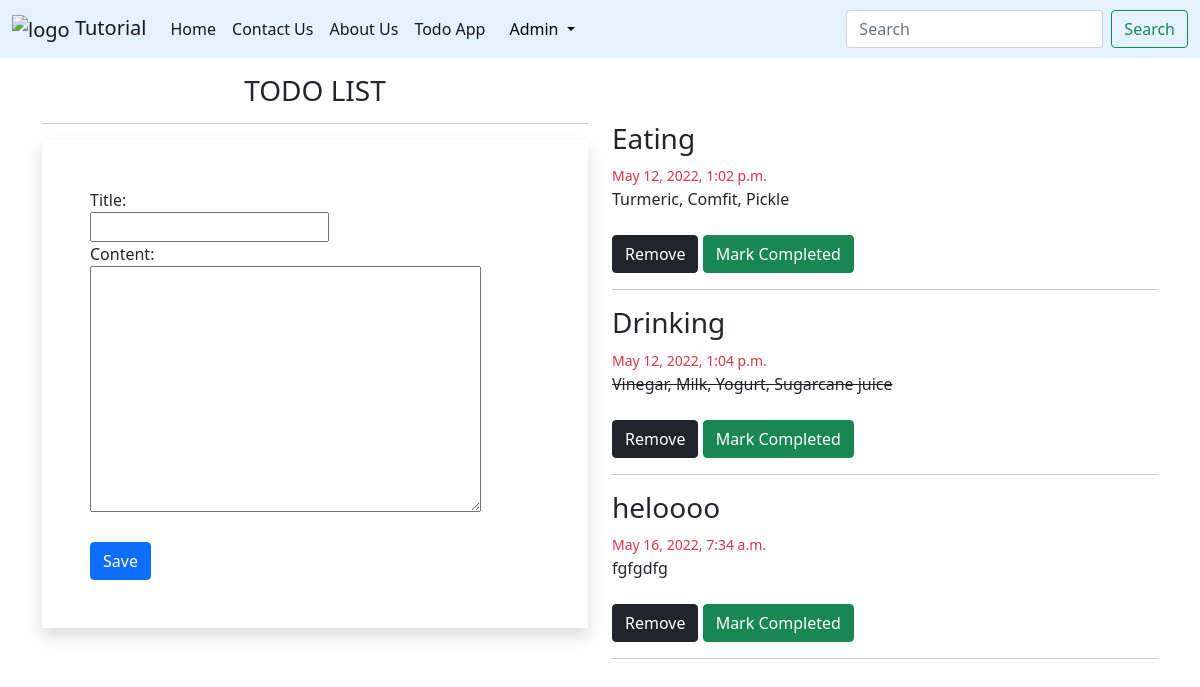
Page /todo/ (signed in) on the earlier database version.
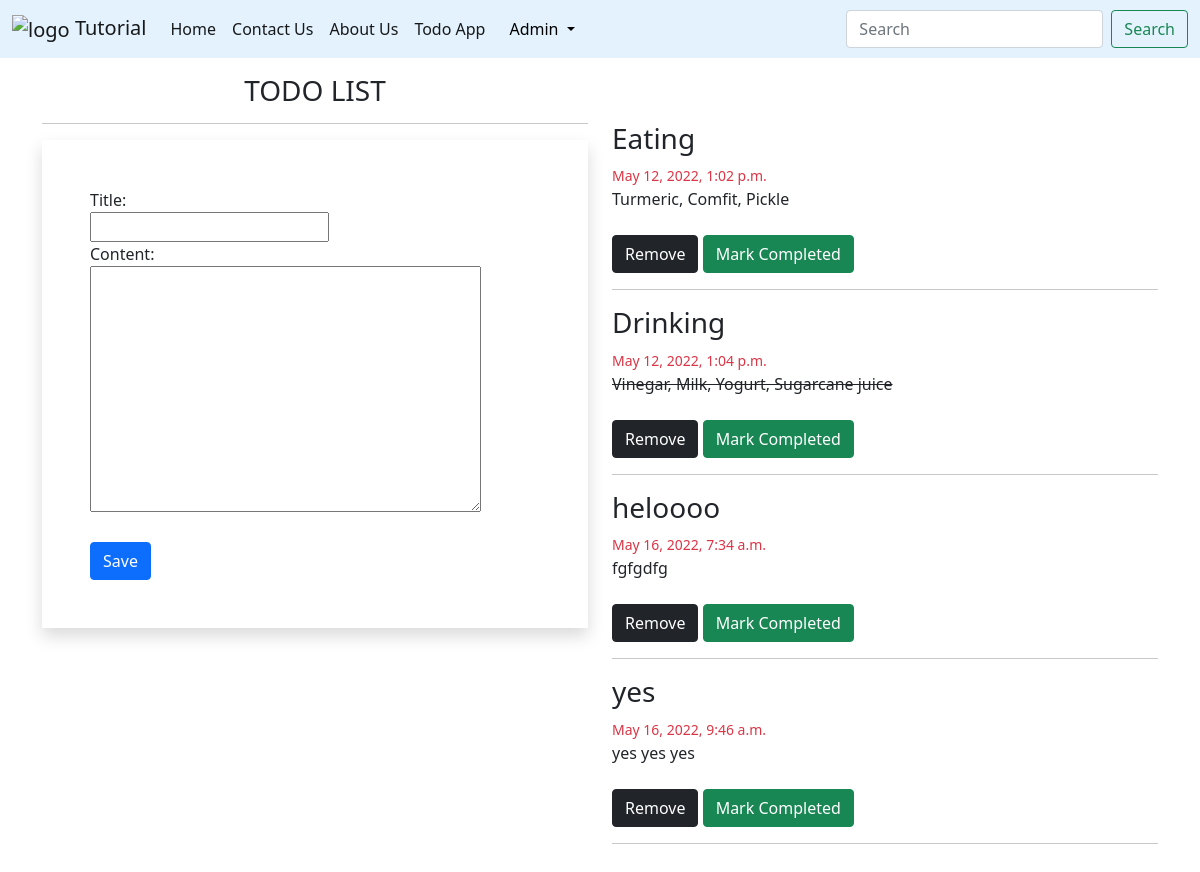
Same page on the later database version.
### tutorial/models.py (models this page shows, shortened)
class ToDo(models.Model):
    user = models.ForeignKey(
        User, on_delete=models.CASCADE, null=True, blank=True)
    title = models.CharField(max_length=30)
    content = models.TextField(max_length=1000)
    published_date = models.DateTimeField(default=timezone.now)
    completed = models.BooleanField(default=False)

### tutorial/views.py (the view, shortened to what this page needs)
# urls.py: path('todo/', todo_app, name='todo-app'),
@login_required(login_url='/login/')
def todo_app(request):
    item_list = ToDo.objects.filter(user=request.user)
    if request.user.is_authenticated:
        form = TodoForm()
        return render(request, 'todo.html', {
            "forms": form,
            "list": item_list,
            "title": "TODO LIST",
        })

### tutorial/forms.py
class TodoForm(forms.ModelForm):
    class Meta:
        model = ToDo
        fields = ['title', 'content']

### tutorial/templates/todo.html (shortened to what this page needs)
{% extends 'base.html' %} {% load static %}  {% block content %}
<div class="container">
    <div class="row my-3">
        <div class=" col-sm-6 ">
            <h3 class="text-center">{{title}}</h3>
            <hr>
            <form action="" method="post" novalidate class="shadow p-5">
                {% for fm in forms %}
                <div class="form-group">
                    {{fm.label_tag}}
                    <br>{{fm}}
                    <small class="text-danger">{{fm.errors|striptags}}</small><br>
                </div>
                {% endfor %}
                <input type="submit" value="Save" class="btn btn-primary mt-4"> <br>
            </form>
        </div>
    </div>
    <div class="col-sm-6 my-5" style="float: right;">
        {% for l in list %}
        <h3>{{l.title}}</h3>
        <small class="text-danger">{{l.published_date}}</small><br>
        {% if l.completed %}
            <strike><span>{{l.content}}</span></strike>
        {% else %}
            <span>{{l.content}}</span>
        {% endif %}
        <br><br>
        <a href="{% url 'del-todo' l.id %}"><button type="button" class="btn btn-dark">Remove</button></a>
        <a href="{% url 'mark-completed' l.id %}"><button type="button" class="btn btn-success">Mark Completed</button></a>
        <hr>
        {% endfor %}
    </div>
</div>
{% endblock content %}

Differences in the rows shown:
added ToDo: title "yes", published_date "May 16, 2022, 9:46 a.m.", content "yes yes yes"
